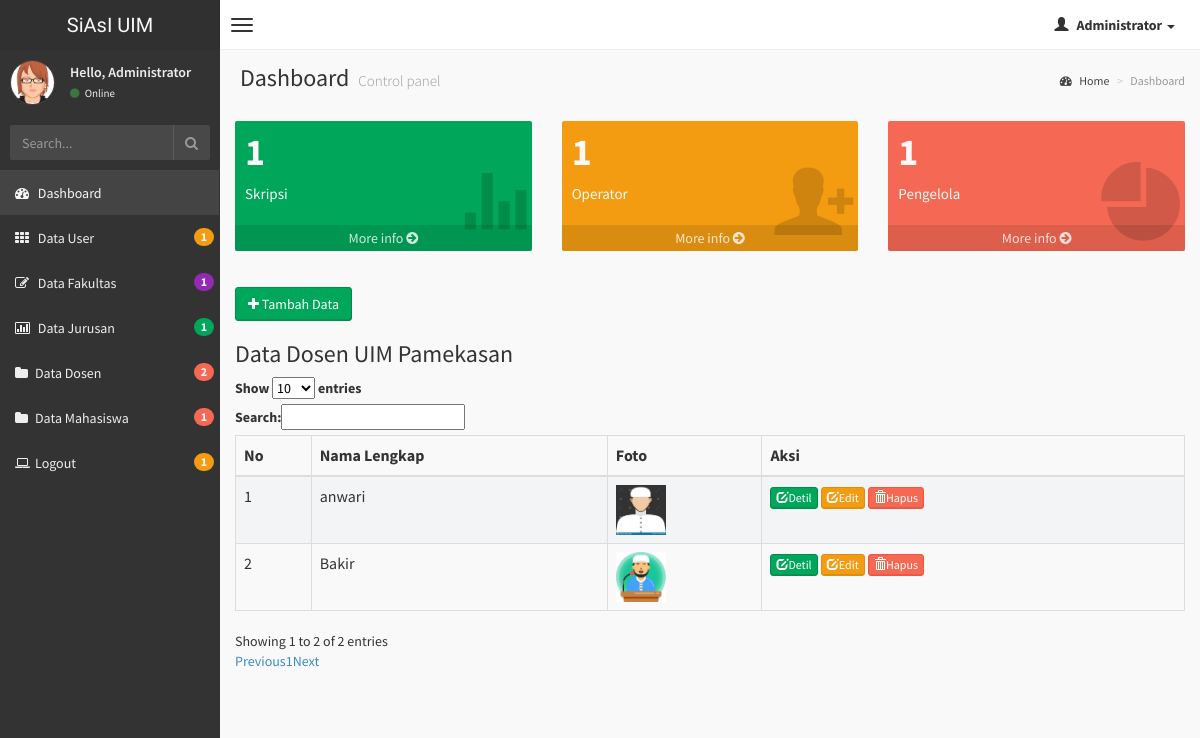
The app's page /index.php?p=dosen (signed in) with its own data.
### tables this page shows
CREATE TABLE IF NOT EXISTS `dosen` (
  `id_dosen` int(10) NOT NULL AUTO_INCREMENT,
  `nama_dosen` varchar(100) NOT NULL,
  `tempat_lahir_dosen` varchar(100) NOT NULL,
  `tanggal_lahir_dosen` varchar(100) NOT NULL,
  `alamat` varchar(100) NOT NULL,
  `no_hp` varchar(100) NOT NULL,
  `id_fakultas` varchar(100) NOT NULL,
  `username_dosen` varchar(100) NOT NULL,
  `password_dosen` varchar(100) NOT NULL,
  `foto_dosen` varchar(100) NOT NULL,
  PRIMARY KEY (`id_dosen`)
);

### dosen.php (the view, shortened to what this page needs)
<?php
$level=$_SESSION['level'];
?>
<?php
switch($_GET[act]){
  default:
if ($level==1){
  echo "
  <form method='POST' action='?p=dosen&act=tambah'>
  <button type='submit' class='btn btn-success' name='Tambah' value='Tambah'> <i class='fa fa-plus'></i> Tambah Data</button>
  </form>
		<h3>Data Dosen UIM Pamekasan</h3>
            <table id='data' class='table table-bordered table-striped'>
                <thead>
                    <tr>
                    <th>No</th>
                    <th>Nama Lengkap</th>
                    <th>Foto</th>
                    <th>Aksi</th>
                    </tr>
                </thead>";
    $tampil=mysql_query("SELECT * FROM dosen order by nama_dosen ASC");
    $no=1;
    while ($r=mysql_fetch_array($tampil)){
	echo "
                    <tr>
                    <td>$no</td>
                    <td>$r[nama_dosen]</td>
                    <td><img src='$r[foto_dosen]' width=50 height=50></td>
                    <td>
				<a class='btn btn-xs btn-success' href=?p=dosen&act=detil&id=$r[id_dosen]><span class='glyphicon glyphicon-edit'></span>Detil</a>
				<a class='btn btn-xs btn-warning' href=?p=dosen&act=edit&id=$r[id_dosen]><span class='glyphicon glyphicon-edit'></span>Edit</a>
	            <a class='btn btn-xs btn-danger' href=?p=dosen&act=hapus&id=$r[id_dosen] onClick='return confirmSubmit()'>
				<span class='glyphicon glyphicon-trash'></span>Hapus</a>
					</td>
                    </tr>
                ";
				$no++;
										}
	echo "</table>";
}
  break;
?>
<?php
	}
	?>

### css/AdminLTE.css (style rules this page uses)
html, body { overflow-x: hidden!important; font-family: 'Source Sans Pro', sans-serif; -webkit-font-smoothing: antialiased; min-height: 100%; background: #f9f9f9; }
a { color: #3c8dbc; }
h1, h2, h3, h4, h5, h6, .h1, .h2, .h3, .h4, .h5, .h6 { font-family: 'Source Sans Pro', sans-serif; }
img { max-width: 100%important; }
.table-striped > tbody > tr:nth-child(odd) > td, .table-striped > tbody > tr:nth-child(odd) > th { background-color: #f3f4f5; }
.btn { font-weight: 500; -webkit-border-radius: 3px; -moz-border-radius: 3px; border-radius: 3px; border: 1px solid transparent; -webkit-box-shadow: inset 0px -2px 0px 0px rgba(0, 0, 0, 0.09); -moz-box-shadow: inset 0px -2px 0px 0px rgba(0, 0, 0, 0.09); box-shadow: inset 0px -1px 0px 0px rgba(0, 0, 0, 0.09); }
.btn.btn-success { background-color: #00a65a; border-color: #008d4c; }
.btn.btn-danger { background-color: #f56954; border-color: #f4543c; }
.btn.btn-warning { background-color: #f39c12; border-color: #e08e0b; }

### records on screen
dosen: nama_dosen "anwari", foto_dosen (picture)
dosen: nama_dosen "Bakir", foto_dosen (picture)

### other values on screen
$nama_user "Administrator"
$jumlah_user "1"
$jumlah_fakultas "1"
$jumlah_jurusan "1"
$jumlah_dosen "2"
$jumlah_mahasiswa "1"
$jumlah_skripsi "1"
